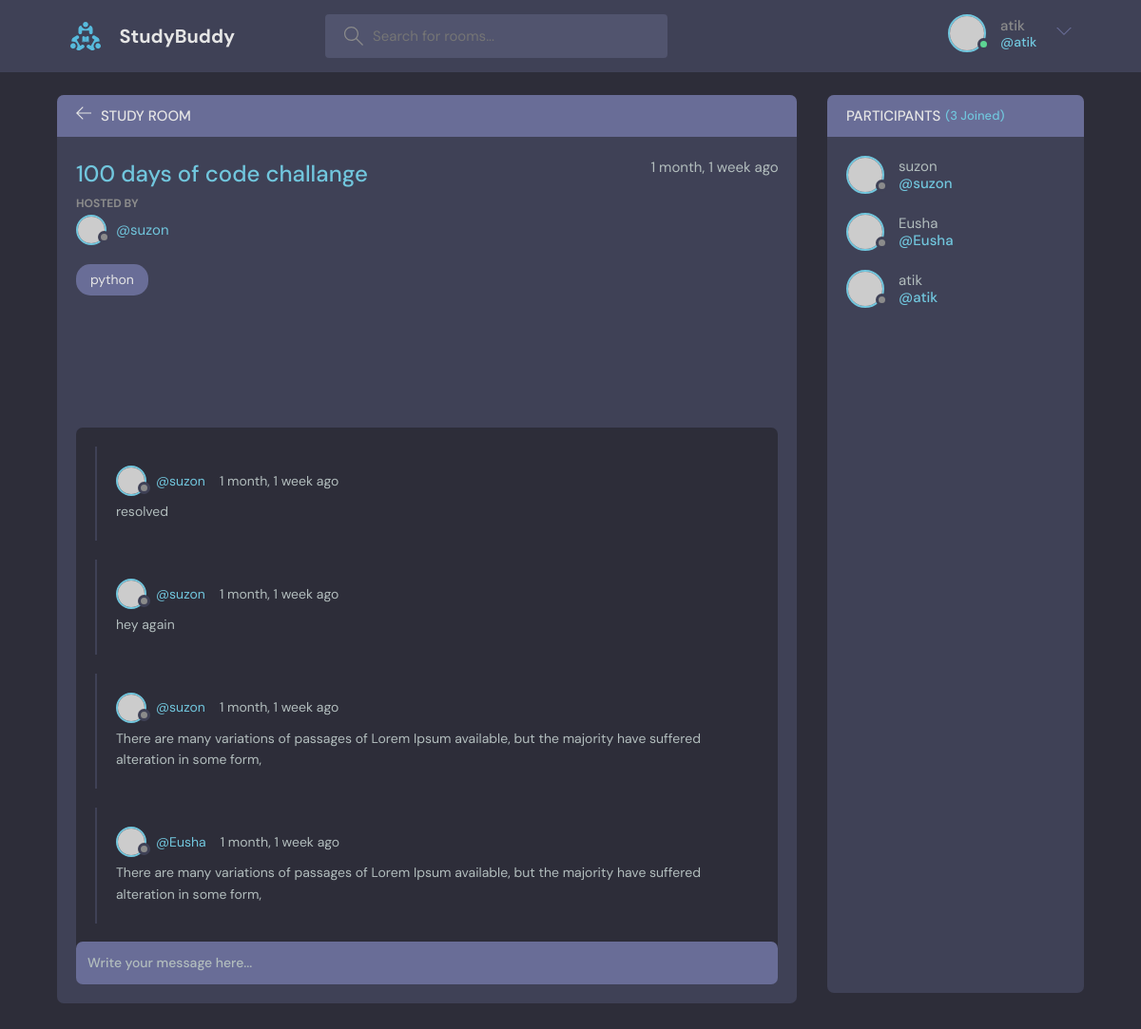
The page /room/2/ (signed in) on the database its author committed.
### base/models.py (models this page shows, shortened)
class Room(models.Model):
    host = models.ForeignKey(User, on_delete=models.SET_NULL, null=True)
    topic = models.ForeignKey(Topic, on_delete=models.SET_NULL, null=True)
    name = models.CharField(max_length=200)
    description = models.TextField(null=True, blank=True)
    participants = models.ManyToManyField(User, related_name='participants', blank=True)
    updated = models.DateTimeField(auto_now=True)
    created = models.DateTimeField(auto_now_add=True)
    class Meta:
        ordering = ['-updated', '-created']

class Topic(models.Model):
    name = models.CharField(max_length=200)
    def __str__(self):
        return self.name

class Message(models.Model):
    user = models.ForeignKey(User, on_delete=models.CASCADE)
    room = models.ForeignKey(Room, on_delete=models.CASCADE)
    body = models.TextField()
    updated = models.DateTimeField(auto_now=True)
    created = models.DateTimeField(auto_now_add=True)
    class Meta:
        ordering = ['-updated', '-created']

### base/views.py (the view, shortened to what this page needs)
# urls.py: path('room/<str:pk>/', views.room, name="room"),
def room(request, pk):
    room = Room.objects.get(id=pk)
    room_messages = room.message_set.all()
    participants = room.participants.all()
    context = {'room': room, 'room_messages': room_messages,
               'participants': participants}
    return render(request, 'base/room.html', context)

### base/templates/base/room.html (shortened to what this page needs)
{% extends 'main.html' %}
{% block content %}
    <main class="profile-page layout layout--2">
      <div class="container">
        <div class="room">
          <div class="room__top">
            <div class="room__topLeft">
              <a href="{% url 'home' %}">
                <svg version="1.1" xmlns="http://www.w3.org/2000/svg" width="32" height="32" viewBox="0 0 32 32">
                  <title>arrow-left</title>
                  <path
                    d="M13.723 2.286l-13.723 13.714 13.719 13.714 1.616-1.611-10.96-10.96h27.625v-2.286h-27.625l10.965-10.965-1.616-1.607z"
                  ></path>
                </svg>
              </a>
              <h3>Study Room</h3>
            </div>
          </div>
          <div class="room__box scroll">
            <div class="room__header scroll">
              <div class="room__info">
                <h3>{{ room.name }}</h3>
                <span>{{ room.created|timesince }} ago</span>
              </div>
              <div class="room__hosted">
                <p>Hosted By</p>
                <a href="{% url 'user-profile' room.host.id %}" class="room__author">
                  <div class="avatar avatar--small">
                    <img src="https://randomuser.me/api/portraits/men/37.jpg" />
                  </div>
                  <span>@{{ room.host.username }}</span>
                </a>
              </div>
              <span class="room__topics">{{ room.topic }}</span>
            </div>
            <div class="room__conversation">
              <div class="threads scroll">
                {% for message in room_messages %}
                <div class="thread">
                  <div class="thread__top">
                    <div class="thread__author">
                      <a href="{% url 'user-profile' message.user.id %}" class="thread__authorInfo">
                        <div class="avatar avatar--small">
                          <img src="https://randomuser.me/api/portraits/men/37.jpg" />
                        </div>
                        <span>@{{ message.user.username }}</span>
                      </a>
                      <span class="thread__date">{{ message.created|timesince }} ago</span>
                    </div>
                  </div>
                  <div class="thread__details">
                    {{ message.body }}
                  </div>
                </div>
                {% endfor %}
              </div>
            </div>
          </div>
          <div class="room__message">
            <form action="#" method="POST">
              <input name="body" placeholder="Write your message here..." /></form>
          </div>
        </div>
        <div class="participants">
          <h3 class="participants__top">Participants <span>({{ participants.count }} Joined)</span></h3>
          <div class="participants__list scroll">
            {% for user in participants %}
            <a href="{% url 'user-profile' user.id %}" class="participant">
              <div class="avatar avatar--medium">
                <img src="https://randomuser.me/api/portraits/men/37.jpg" />
              </div>
              <p>
                {{ user.username }}
                <span>@{{ user.username }}</span>
              </p>
            </a>
            {% endfor %}
          </div>
        </div>
      </div>
    </main>
{% endblock content %}

### templates/navbar.html (shortened to what this page needs)
{% load static %}
<header class="header header--loggedIn">
    <div class="container">
      <a href="{% url 'home' %}" class="header__logo">
        <img src="{% static 'images/logo.svg' %}"/>
        <h1>StudyBuddy</h1>
      </a>
      <form class="header__search" method="GET" action="{% url 'home' %}">
        <label>
          <input name="q" placeholder="Search for rooms..." />
        </label>
      </form>
      <nav class="header__menu">
        {% if request.user.is_authenticated %}
        <div class="header__user">
          <a href="{% url 'update-user' %}" >
            <div class="avatar avatar--medium active">
              <img src="https://randomuser.me/api/portraits/men/37.jpg" />
            </div>
            <p>{{ request.user.username }}<span>@{{ request.user.username }}</span></p>
          </a>
          <button class="dropdown-button">
            <svg version="1.1" xmlns="http://www.w3.org/2000/svg" width="32" height="32" viewBox="0 0 32 32">
              <title>chevron-down</title>
              <path d="M16 21l-13-13h-3l16 16 16-16h-3l-13 13z"></path>
            </svg>
          </button>
        </div>
        {% else %}
        <a href="{% url 'login' %}">
          <img src="{% static 'images/avatar.svg' %}"/>
          <p>Login</p>
        </a>
        {% endif %}
      </nav>
    </div>
</header>

### rows shown on the page
Room: name "100 days of code challange", created "1 month, 1 week", host.username "suzon", topic "python"
Message: user.username "suzon", created "1 month, 1 week", body "resolved"
Message: user.username "suzon", created "1 month, 1 week", body "hey again"
Message: user.username "suzon", created "1 month, 1 week", body "There are many variations of passages of Lorem Ipsum available, but the majority have suffered alteration in some form,"
Message: user.username "Eusha", created "1 month, 1 week", body "There are many variations of passages of Lorem Ipsum available, but the majority have suffered alteration in some form,"

### other values the page prints
{{ request.user.username }} "atik"
{{ participants.count }} "3"
{{ user.username }} "suzon"
{{ user.username }} "Eusha"
{{ user.username }} "atik"
